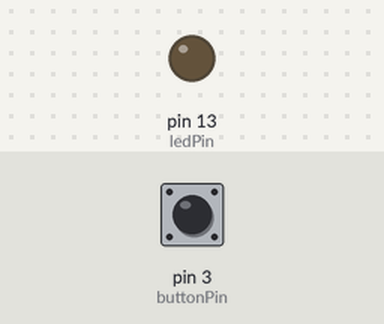
The sketch below on a simulated Arduino Uno, built with avr-gcc and run on an emulated ATmega328P. Shown: output pins drawn as LEDs (lit = HIGH). The test bench sets the inputs (shaded band); at power-on: pin 3 (buttonPin) LOW.

Above: at 1.2 s.
1.3 s: pin 3 (buttonPin) pulled HIGH for 0.15 s
At 1.47 s:
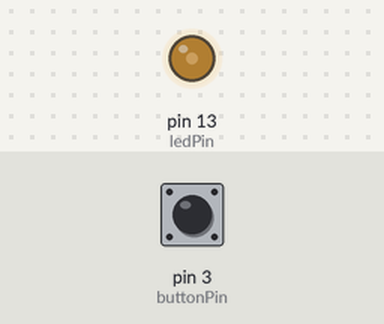
3.0 s: pin 3 (buttonPin) pulled HIGH for 0.15 s
At 3.7 s:
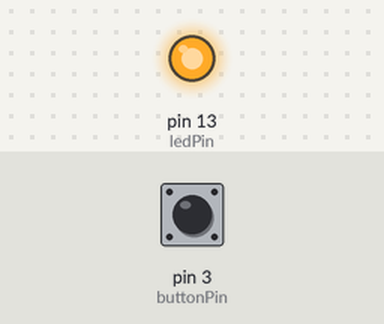
4.7 s: pin 3 (buttonPin) pulled HIGH for 1 s
At 6.9 s:
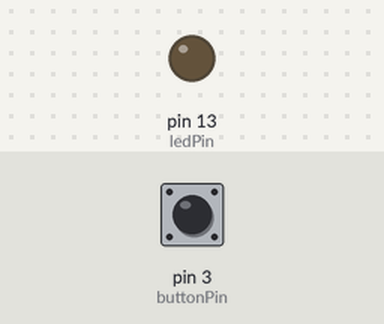
7.2 s: pin 3 (buttonPin) pulled HIGH for 3.2 s
At 7.8 s:
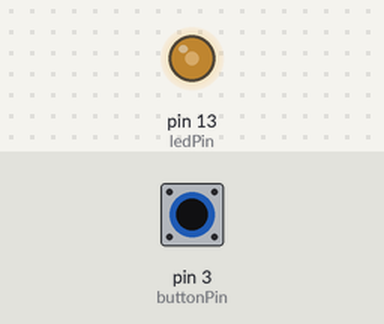
Timing chart, 0 to 11.9 s (numbered marks = the images above; inputs shaded):
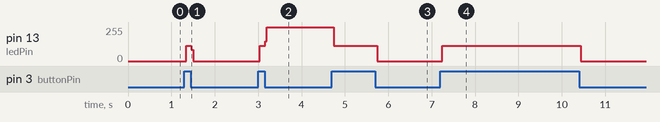

Measured:
- after the input at 1.3 s, pin 13 (ledPin): 0/255 → 115/255 at once, → 0/255 0.12 s later
- after the input at 3.0 s, pin 13 (ledPin): 0/255 → 113/255 at once, → 255/255 0.12 s later
- after the input at 4.7 s, pin 13 (ledPin): 255/255 → 115/255 at once, → 0/255 1.0 s later
- after the input at 7.2 s, pin 13 (ledPin): 0/255 → 113/255 at once, → 0/255 3.2 s later

The sketch:

buttonLEDLightToggle.ino
```cpp
/*
teste3 Khang Arduino led light avec button toggle
*/

int buttonPin = 3;
int ledPin = 13;
boolean ledState = false;


void setup ()
{
  pinMode(buttonPin, INPUT);
  pinMode(ledPin, OUTPUT);
}

void loop ()
{
  // lesState est si le led est on (false = off, true = on)
  if (digitalRead(buttonPin) == HIGH && ledState == false)
  {
    digitalWrite(ledPin, HIGH);
    ledState = true;
  }
  // si led est on turn off et set ledState a false
  if (digitalRead(buttonPin) == HIGH && ledState == true)
  {
    digitalWrite(ledPin, LOW);
    ledState = false;
  }
}
```
